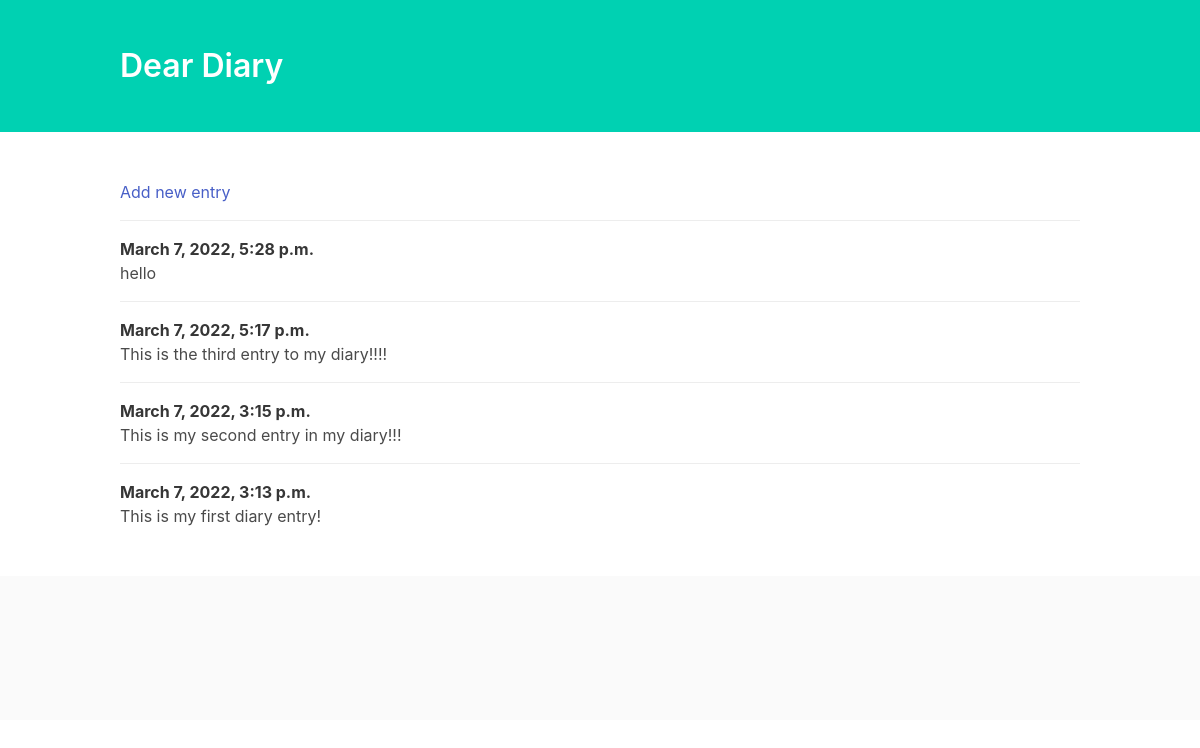
Before: / with the older database file.
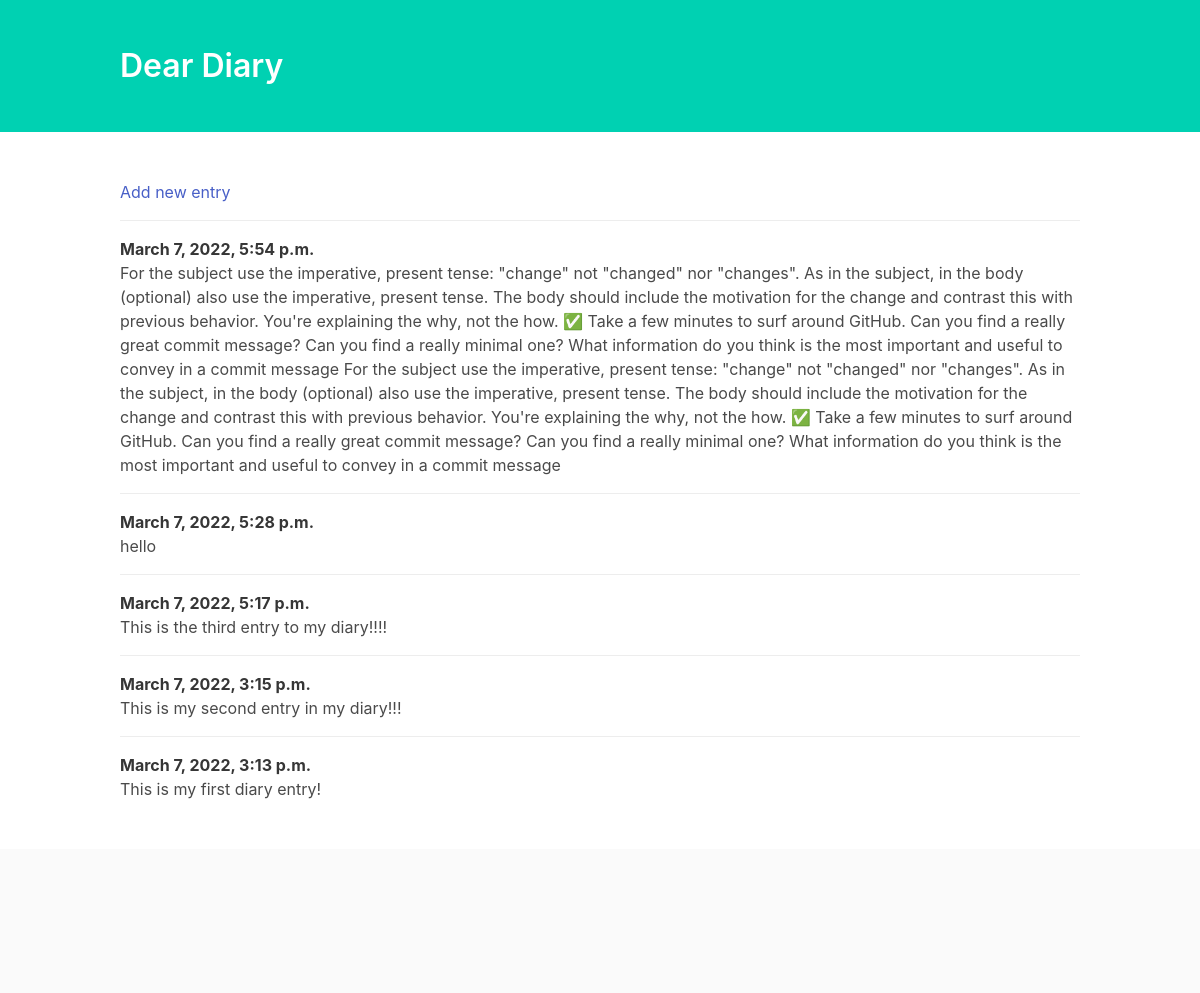
After: the same page with the newer database file.
### entries/models.py (models this page shows, shortened)
class Entry(models.Model):
    text = models.TextField()
    date_posted = models.DateTimeField(auto_now_add=True)
    class Meta:
        verbose_name_plural = 'entries'

### entries/views.py (the view)
# urls.py: path('', views.index, name='home'),
def index(request):
    entries = Entry.objects.order_by('-date_posted')
    context = {'entries' : entries}
    return render(request, 'entries/index.html', context)

### entries/templates/entries/index.html (shortened to what this page needs)
<!DOCTYPE html>
<html lang="en">
<head>
    <link rel="stylesheet" href="https://cdnjs.cloudflare.com/ajax/libs/bulma/0.6.2/css/bulma.min.css" />
</head>
<body>
    <section class="hero is-primary">
        <div class="hero-body">
            <div class="container">
                <h1 class="title">
                    Dear Diary
                </h1>
            </div>
        </div>
    </section>
    <section class="section">
        <div class="container">
            <article class="media">
                <div class="media-content">
                    <div class="content">
                        <a href="{% url 'add'  %}">Add new entry</a>
                    </div>
                </div>
            </article>
            {% for entry in entries %}
                <article class="media">
                    <div class="media-content">
                        <div class="content">
                            <p>
                                <strong>{{ entry.date_posted }}</strong>
                                <br> {{ entry.text }}
                            </p>
                        </div>
                    </div>
                </article>
            {% endfor %}
        </div>
    </section>
    <footer class="footer">
    </footer>
</body>
</html>

Changed rows visible on the page:
added Entry: date_posted "March 7, 2022, 5:54 p.m.", text "For the subject use the imperative, present tense: \"change\" not \"changed\" nor \"changes\". As in the subject, in the body (optional) also use the imperative, present tense. The body should include the motivation for the change and contrast this with previous behavior. You're explaining the why, not the how. ✅ Take a few minutes to surf around GitHub. Can you find a really great commit message? Can you find a really minimal one? What information do you think is the most important and useful to convey in a commit message For the subject use the imperative, present tense: \"change\" not \"changed\" nor \"changes\". As in the subject, in the body (optional) also use the imperative, present tense. The…"
